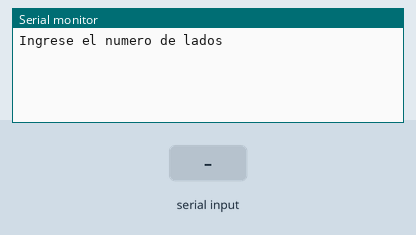
Recording of a sketch running on a simulated Arduino Uno, built with avr-gcc and run on an emulated ATmega328P. Shown: the last lines printed to the serial monitor. The inputs (shaded band) are chosen by the test bench.

Above: at 1.2 s.
1.3 s: "90,45\n" received over Serial
At 2.8 s:
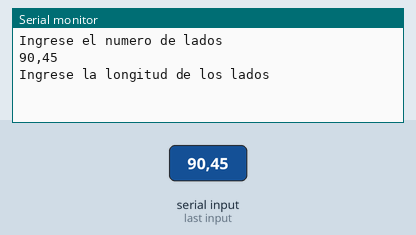
3.1 s: "30,150\n" received over Serial
At 4.4 s:
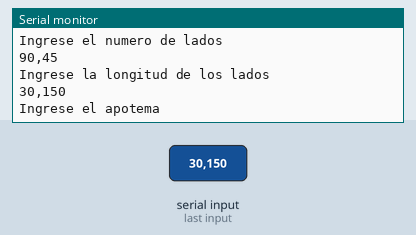
4.8 s: "0\n" received over Serial
At 6.2 s:
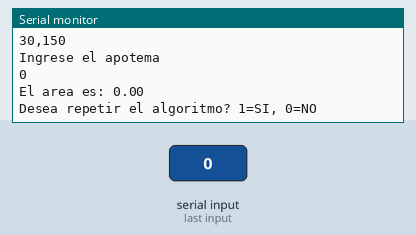

Measured:
- after the input at 1.3 s, the serial monitor: prints a new line after 0.11 s (image 1)
- after the input at 3.1 s, the serial monitor: prints a new line at once (image 2)
- after the input at 4.8 s, the serial monitor: prints a new line at once (image 3)

The sketch:

SE_AreaDeUnPoligono.ino
```cpp
int leds[8] = {6, 7, 8, 9, 10, 11, 12, 13};
int estado = 0;
void setup() {
  // put your setup code here, to run once:
  Serial.begin(9600);
  Serial.setTimeout(10);
}
String valor;
float area;
float p;
float v;
float nlados, ldelados, apotema;
void loop() {
  // put your main code here, to run repeatedly:
  switch (estado) {
    case 0:
    case 3:
    case 6:
      if (estado == 0)
      {
        Serial.println("Ingrese el numero de lados");
      }
      else
      {
        if (estado == 3)
        {
          Serial.println("Ingrese la longitud de los lados");
        }
        else
        {
          Serial.println("Ingrese el apotema");
        }
      }
      estado++;
      break;
    case 1:
    case 4:
    case 7:
    case 12:
      if (Serial.available() > 0)
      {
        valor = Serial.readString();
        Serial.println(valor);
        estado++;
      }
      break;
    case 2:
    case 5:
    case 8:
    case 13:
      if (!valor.equals(""))
      {
        v = valor.toFloat();
        if (estado == 2)
        {
          nlados = v;
          estado++;
        }
        else
        {
          if (estado == 5)
          {
            ldelados = v;
            estado++;
          }
          else
          {
            if (estado == 8)
            {
              apotema = v;
              estado++;
            }
            else
            {
              if (v == 1)
              {
                estado = 0;
              }
              else
              {
                estado = 11;
              }
            }
          }
        }
      }
      break;
    case 9:
      p = nlados*ldelados;
      area = (p*apotema)/2;
      estado++;
      break;
    case 10:
      Serial.println("El area es: "+String(area));
      estado++;
      break;
    case 11:
      Serial.println("Desea repetir el algoritmo? 1=SI, 0=NO");
      estado = 12;
      break;
  }
  delay(100);
}
```
